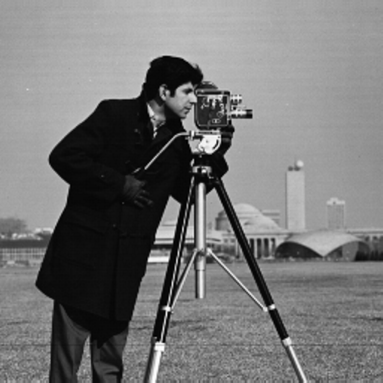
#> input picture _10_ComputerVision/Section1/codes/image.png, 383 x 383 px
$ python pillow_crop_image.py
#> lines starting #> are read from the running program, lines starting #| are printed output that depends on the picture
#Program to crop an image

from PIL import Image

#Read the image that you want to crop
img = Image.open('./image.png')
#> img is the input picture: PIL image 383x383 RGBA; mean R, G, B, A 118.3, 118.3, 118.3, 255

#Create a dimension tuple
dim = (100, 100, 400, 400)
crop_img = img.crop(dim)
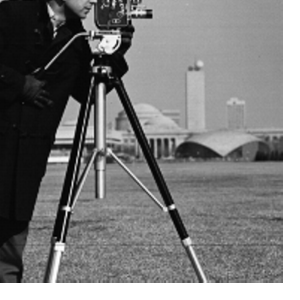
#> crop_img: PIL image 300x300 RGBA; mean R, G, B, A 95, 95, 95, 226.9; transparent parts drawn white

crop_img.show()
